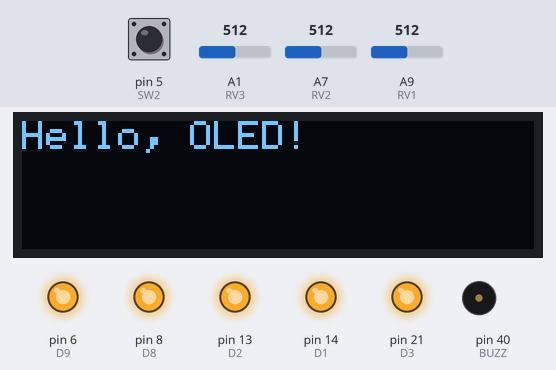
A sketch run on a simulated Arduino Mega 2560, built for the host (arithmetic inside an expression is 32-bit, double 64-bit). Shown: 128×32 one-colour display, output pins drawn as LEDs (lit = HIGH), buzzer (waves = sounding, pin HIGH). The inputs (shaded band) are chosen by the test bench; at power-on: pin 5 (SW2) LOW, A1 (RV3) = 512, A7 (RV2) = 512, A9 (RV1) = 512. Pins used as bus, display or sensor lines are not drawn; what the sketch prints to the serial monitor is not drawn.

Above: at 0.1 s.
Timing chart, 0 to 1.6 s (numbered marks = the images above):
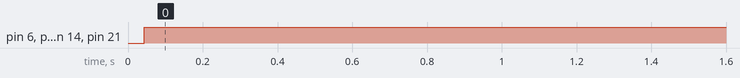

The sketch:

CC-04.ino
```cpp
#include <Wire.h>             // for I2C = oled
#include <Adafruit_GFX.h>     // for oled
#include <Adafruit_SSD1306.h> // for oled

#define SCREEN_WIDTH 128 // OLED width in pixels
#define SCREEN_HEIGHT 32 // OLED height in pixels

// Create an OLED display object connected to I2C (SDA, SCL)
Adafruit_SSD1306 display(SCREEN_WIDTH, SCREEN_HEIGHT, &Wire, -1);

#define RV1 9
#define RV2 7
#define RV3 1
#define SW2 5
#define SCL 35
#define SDA 33
#define BUZZ 40
#define D1 14
#define D2 13
#define D3 21
#define D4 3
#define D5 17
#define D6 34
#define D7 10
#define D8 8
#define D9 6

int stateRV1 = 0;
int stateRV2 = 0;
int stateRV3 = 0;
int stateSW2 = 0;
int stateD1 = 0;
int stateD2 = 0;
int stateD3 = 0;
int stateD4 = 0;
int stateD5 = 0;
int stateD6 = 0;
int stateD7 = 0;
int stateD8 = 0;
int stateD9 = 0;

void setup()
{
    Serial.begin(9600);
    Serial.println("Serial started");

    // switches
    pinMode(SW2, INPUT_PULLDOWN);
    // potmeters
    pinMode(RV1, INPUT);
    pinMode(RV2, INPUT);
    pinMode(RV3, INPUT);
    // LEDs and other outputs
    pinMode(D1, OUTPUT);
    pinMode(D2, OUTPUT);
    pinMode(D3, OUTPUT);
    pinMode(D4, OUTPUT);
    pinMode(D5, OUTPUT);
    pinMode(D6, OUTPUT);
    pinMode(D7, OUTPUT);
    pinMode(D8, OUTPUT);
    pinMode(D9, OUTPUT);
    pinMode(BUZZ, OUTPUT);

    // OLED
    Wire.begin(SDA, SCL);

    // Initialize the display
    if (!display.begin(SSD1306_SWITCHCAPVCC, 0x3C))
    { // Default I2C address is 0x3C
        Serial.println(F("SSD1306 allocation failed"));
    }
    else
    {
        display.clearDisplay();              // Clear the buffer
        display.setTextSize(1);              // Normal 1:1 pixel scale
        display.setTextColor(SSD1306_WHITE); // Draw white text
        display.setCursor(0, 0);             // Start at top-left corner
        display.println(F("Hello, OLED!"));  // Print text
        display.display();                   // Push buffer to screen
    }
}

void loop()
{
    // analog
    stateRV1 = analogRead(RV1);
    stateRV2 = analogRead(RV2);
    stateRV3 = analogRead(RV3);

    // digital
    stateSW2 = digitalRead(SW2);
    stateD1 = digitalRead(D1);
    stateD2 = digitalRead(D2);
    stateD3 = digitalRead(D3);
    stateD4 = digitalRead(D4);
    stateD5 = digitalRead(D5);
    stateD6 = digitalRead(D6);
    stateD7 = digitalRead(D7);
    stateD8 = digitalRead(D8);
    stateD9 = digitalRead(D9);

    digitalWrite(D1, HIGH);
    digitalWrite(D2, HIGH);
    digitalWrite(D3, HIGH);
    digitalWrite(D4, HIGH);
    digitalWrite(D5, HIGH);
    digitalWrite(D6, HIGH);
    digitalWrite(D7, HIGH);
    digitalWrite(D8, HIGH);
    digitalWrite(D9, HIGH);


    // print states (debugging)
    Serial.print("RV1: ");
    Serial.print(stateRV1);
    Serial.print(" RV2: ");
    Serial.print(stateRV2);
    Serial.print(" RV3: ");
    Serial.print(stateRV3);
    Serial.print(" SW2: ");
    Serial.print(stateSW2);
    Serial.print(" D1: ");
    Serial.print(stateD1);
    Serial.print(" D2: ");
    Serial.print(stateD2);
    Serial.print(" D3: ");
    Serial.print(stateD3);
    Serial.print(" D4: ");
    Serial.print(stateD4);
    Serial.print(" D5: ");
    Serial.print(stateD5);
    Serial.print(" D6: ");
    Serial.print(stateD6);
    Serial.print(" D7: ");
    Serial.print(stateD7);
    Serial.print(" D8: ");
    Serial.print(stateD8);
    Serial.print(" D9: ");
    Serial.println(stateD9);

    // delay for readability
    delay(100);
}
```

Measured:
- by itself, pin 6 (D9), pin 8 (D8), pin 13 (D2), pin 14 (D1), pin 21 (D3): LOW → HIGH at 0.04 s
